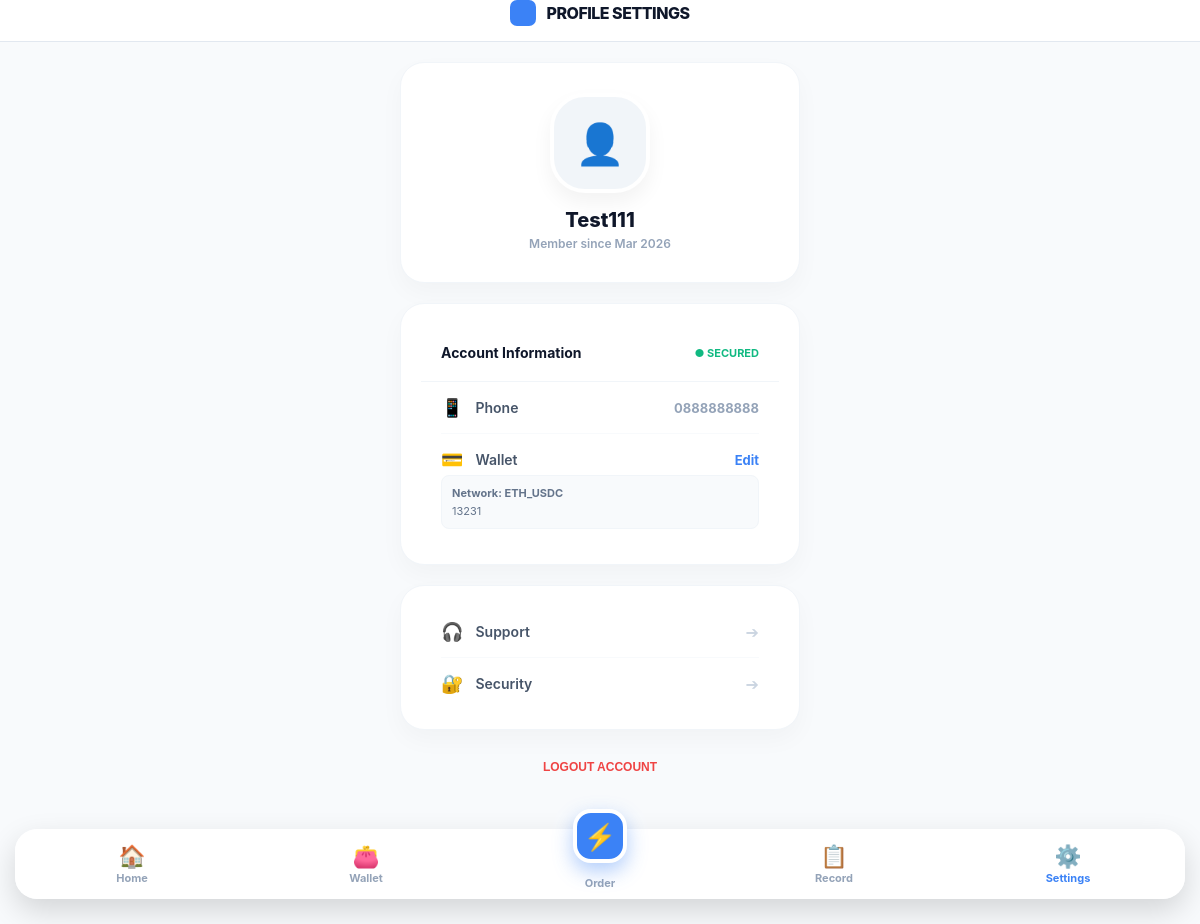
Page /settings/ (signed in) on the earlier database version.
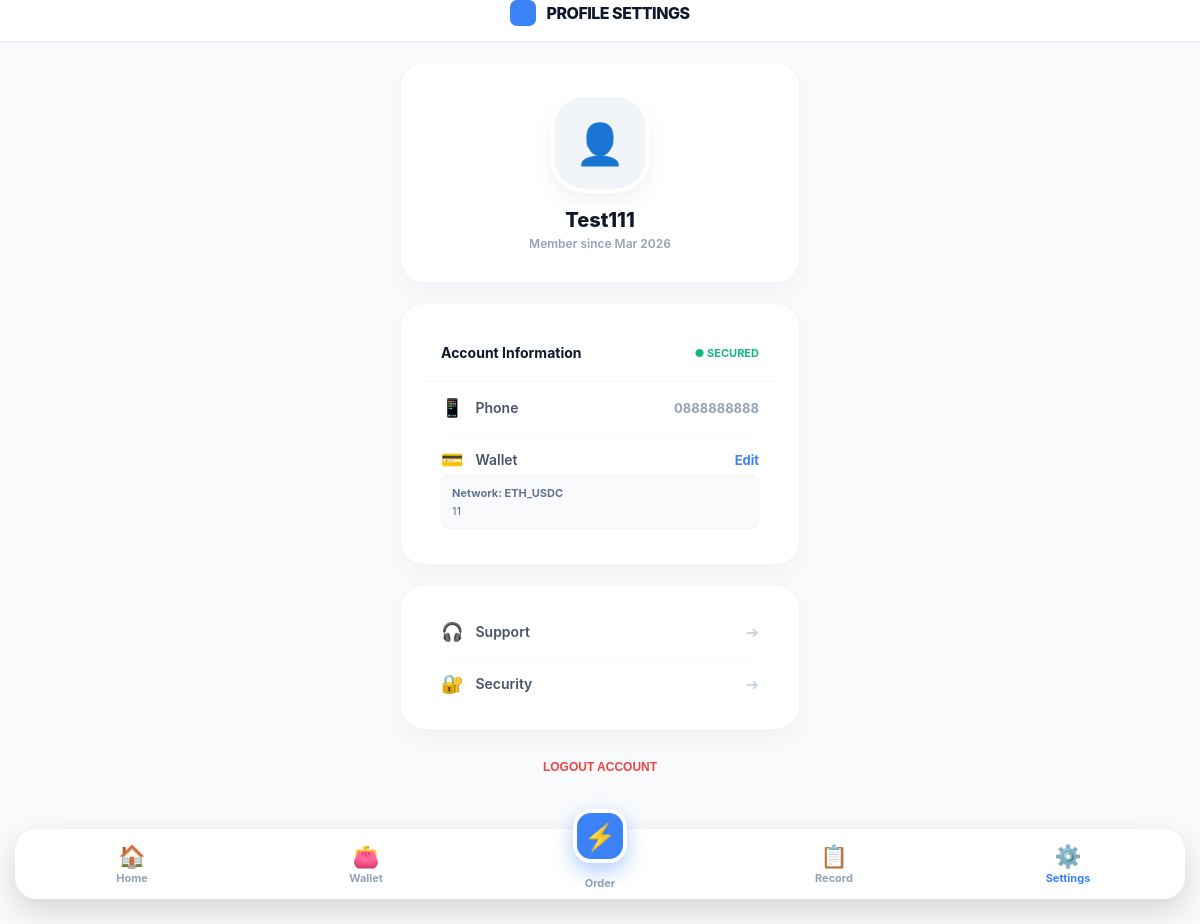
Same page on the later database version.
### Catalog/models.py (models this page shows, shortened)
class Profile(models.Model):
    user = models.OneToOneField(User, on_delete=models.CASCADE, related_name='profile')
    wallet_address = models.CharField(max_length=255, blank=True, null=True)
    network = models.CharField(max_length=50, default='ETH_USDC')
    balance = models.DecimalField(max_digits=12, decimal_places=2, default=0.00)
    wallet_address = models.CharField(max_length=255, blank=True, null=True)
    phone_number = models.CharField(max_length=20, blank=True, null=True)
    current_progress = models.IntegerField(default=0)

### Catalog/views.py (the view)
# urls.py: path('settings/', views.user_settings, name='user_settings'),
@login_required(login_url='user_login')
def user_settings(request):
    return render(request, 'users/settings.html', {'profile': request.user.profile})

### Catalog/templates/users/settings.html (shortened to what the changed rows need)
{% extends "users/user_main.html" %}
{% block content %}
<div style="width: 100%; max-width: 400px;">
    <div class="dashboard-card" style="padding: 30px 20px; text-align: center; margin-bottom: 20px;">
        <h2 style="margin: 0; color: var(--dark); font-size: 20px; font-weight: 800;">{{ user.username }}</h2>
    </div>
    <div class="dashboard-card" style="margin-bottom: 20px;">
        <div style="padding: 0 20px;">
            <div style="display: flex; align-items: center; justify-content: space-between; padding: 15px 0; border-bottom: 1px solid #f8fafc;">
                <div style="display: flex; align-items: center; gap: 12px;">
                    <span style="font-size: 18px;">📱</span>
                    <span style="font-size: 14px; font-weight: 600; color: #475569;">Phone</span>
                </div>
                <span style="font-size: 13px; color: #94a3b8; font-weight: 700;">{{ profile.phone_number|default:"None" }}</span>
            </div>
            <div style="padding: 15px 0;">
                {% if profile.wallet_address %}
                    <div style="font-size: 11px; color: #64748b; background: #f8fafc; padding: 10px; border-radius: 8px; border: 1px solid #f1f5f9;">
                        <div style="font-weight: 700; margin-bottom: 4px;">Network: {{ profile.network }}</div>
                        <div style="word-break: break-all;">{{ profile.wallet_address }}</div>
                    </div>
                {% else %}
                    <div style="font-size: 11px; color: #ef4444; font-weight: 600;">No address set</div>
                {% endif %}
            </div>
        </div>
    </div>
</div>
{% endblock %}

Differences in the rows shown:
changed Profile "ETH_USDC": wallet_address "13231" → "11"
